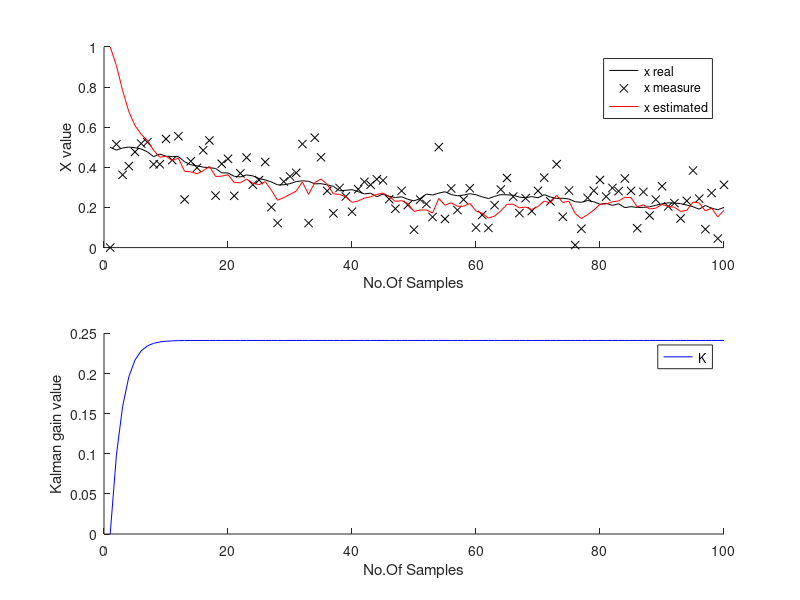

This chart was generated by the following MATLAB code:
% Initialize space
N = 100;               % nr of iterations
x = zeros(N,1);
u = zeros(N,1);
yv = zeros(N,1);

xprio = zeros(N,1); % a-priori     xk|k-1
xpost = zeros(N,1); % a-posteriori xk|k
Pprio = zeros(N,1);
Ppost = zeros(N,1);
K = zeros(N,1);

%------------------------ Variables to play with:
modelError = -0.04;     % relative model error
Q = 0.01;               % std. deviation of disturbance
R = 0.1;                % std. deviation of measurement noise
x(1) = 0.5;             % initial state of plant
xpost(1) = 1;           % initial estimate (state of Kalman filter)
Ppost(1) = 0.001;       % initial error estimate (state of Kalman filter)
%------------------------

% Plant
Areal = 0.99;
B = 1;
C = 1;
% Model of plant
Amodel = Areal*(1+modelError); % model never describes reality perfectly

% Generate noise
w = Q*randn(N,1);
v = R*randn(N,1);

% Iterate
for k = 2:N
    % simulate plant
    x(k) = Areal*x(k-1) + B*u(k-1) + w(k);
    % measurement
    yv(k) = C*x(k) + v(k);

    % prediction: predict current state from previous state and control
    xprio(k) = Amodel*xpost(k-1)+B*u(k-1);
    Pprio(k) = Amodel*Ppost(k-1)*Amodel' + Q;

    % correction: use measurements with proper weight (K)
    K(k) = Pprio(k)*C * inv(C*Pprio(k)*C' + R);
    xpost(k) = xprio(k) + K(k)*(yv(k) - C*xprio(k));
    Ppost(k) = (1 - K(k)*C)*Pprio(k);
end

% Plot results
figure;
subplot(2,1,1);
hold on
ylabel('X value');
xlabel('No.Of Samples');
plot(x,'k');
plot(yv,'kx');
plot(xpost,'r');
legend('x real','x measure','x estimated');

% Important to see how K changes with time
subplot(2,1,2);
hold on
ylabel('Kalman gain value');
xlabel('No.Of Samples');
plot(K,'b')
legend('K');
% There are some tips: